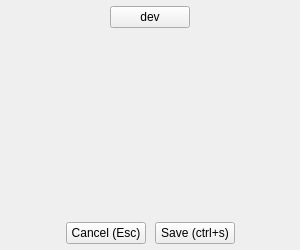
<?xml version="1.0" encoding="UTF-8"?>
<ui version="4.0">
 <class>BaseNoteEditWidget</class>
 <widget class="QWidget" name="BaseNoteEditWidget">
  <property name="geometry">
   <rect>
    <x>0</x>
    <y>0</y>
    <width>300</width>
    <height>250</height>
   </rect>
  </property>
  <property name="minimumSize">
   <size>
    <width>300</width>
    <height>225</height>
   </size>
  </property>
  <property name="windowTitle">
   <string>Edit note</string>
  </property>
  <layout class="QVBoxLayout" name="verticalLayout">
   <property name="spacing">
    <number>0</number>
   </property>
   <property name="leftMargin">
    <number>0</number>
   </property>
   <property name="topMargin">
    <number>0</number>
   </property>
   <property name="rightMargin">
    <number>0</number>
   </property>
   <property name="bottomMargin">
    <number>0</number>
   </property>
   <item>
    <layout class="QHBoxLayout" name="topLayout">
     <property name="leftMargin">
      <number>0</number>
     </property>
     <property name="topMargin">
      <number>0</number>
     </property>
     <property name="rightMargin">
      <number>0</number>
     </property>
     <property name="bottomMargin">
      <number>0</number>
     </property>
     <item>
      <spacer name="horizontalSpacer">
       <property name="orientation">
        <enum>Qt::Horizontal</enum>
       </property>
       <property name="sizeHint" stdset="0">
        <size>
         <width>40</width>
         <height>20</height>
        </size>
       </property>
      </spacer>
     </item>
     <item>
      <layout class="QHBoxLayout" name="toolbarLayout">
       <property name="leftMargin">
        <number>6</number>
       </property>
       <property name="topMargin">
        <number>6</number>
       </property>
       <property name="rightMargin">
        <number>6</number>
       </property>
       <property name="bottomMargin">
        <number>6</number>
       </property>
       <item>
        <widget class="QPushButton" name="devButton">
         <property name="sizePolicy">
          <sizepolicy hsizetype="Minimum" vsizetype="Fixed">
           <horstretch>0</horstretch>
           <verstretch>0</verstretch>
          </sizepolicy>
         </property>
         <property name="minimumSize">
          <size>
           <width>0</width>
           <height>0</height>
          </size>
         </property>
         <property name="text">
          <string>dev</string>
         </property>
        </widget>
       </item>
      </layout>
     </item>
     <item>
      <spacer name="horizontalSpacer_2">
       <property name="orientation">
        <enum>Qt::Horizontal</enum>
       </property>
       <property name="sizeHint" stdset="0">
        <size>
         <width>40</width>
         <height>20</height>
        </size>
       </property>
      </spacer>
     </item>
    </layout>
   </item>
   <item>
    <widget class="QWidget" name="centralAreaWidget" native="true">
     <property name="sizePolicy">
      <sizepolicy hsizetype="Preferred" vsizetype="MinimumExpanding">
       <horstretch>0</horstretch>
       <verstretch>0</verstretch>
      </sizepolicy>
     </property>
     <layout class="QVBoxLayout" name="verticalLayout_3">
      <property name="spacing">
       <number>6</number>
      </property>
      <property name="leftMargin">
       <number>0</number>
      </property>
      <property name="topMargin">
       <number>0</number>
      </property>
      <property name="rightMargin">
       <number>0</number>
      </property>
      <property name="bottomMargin">
       <number>0</number>
      </property>
     </layout>
    </widget>
   </item>
   <item>
    <layout class="QHBoxLayout" name="bottomLayout">
     <item>
      <spacer name="horizontalSpacer_3">
       <property name="orientation">
        <enum>Qt::Horizontal</enum>
       </property>
       <property name="sizeHint" stdset="0">
        <size>
         <width>40</width>
         <height>20</height>
        </size>
       </property>
      </spacer>
     </item>
     <item>
      <layout class="QHBoxLayout" name="horizontalLayout_4">
       <property name="spacing">
        <number>9</number>
       </property>
       <property name="leftMargin">
        <number>6</number>
       </property>
       <property name="topMargin">
        <number>6</number>
       </property>
       <property name="rightMargin">
        <number>6</number>
       </property>
       <property name="bottomMargin">
        <number>6</number>
       </property>
       <item>
        <widget class="QPushButton" name="cancelButton">
         <property name="text">
          <string>Cancel (Esc)</string>
         </property>
        </widget>
       </item>
       <item>
        <widget class="QPushButton" name="saveButton">
         <property name="text">
          <string>Save (ctrl+s)</string>
         </property>
         <property name="shortcut">
          <string>Ctrl+S</string>
         </property>
        </widget>
       </item>
      </layout>
     </item>
     <item>
      <spacer name="horizontalSpacer_4">
       <property name="orientation">
        <enum>Qt::Horizontal</enum>
       </property>
       <property name="sizeHint" stdset="0">
        <size>
         <width>40</width>
         <height>20</height>
        </size>
       </property>
      </spacer>
     </item>
    </layout>
   </item>
  </layout>
 </widget>
 <resources/>
 <connections/>
</ui>
